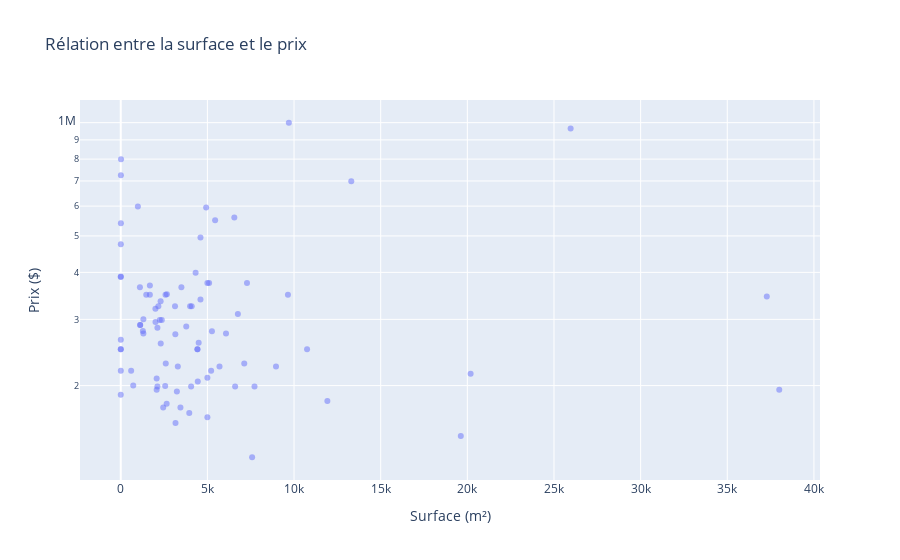

Source (notebook cell):
### Code cell
import plotly.express as px

fig = px.scatter(pandas_data, 
                 x="surface", 
                 y="price",
                 opacity=0.5,
                 title="Rélation entre la surface et le prix",
                 labels={"surface": "Surface (m²)", "price": "Prix ($)"},
                 hover_data=["city", "street"])

fig.update_yaxes(type="log")  # Échelle logarithmique pour les prix
fig.update_layout(showlegend=False)

fig.show()

### Figure 1 — Plotly figure (JSON) as saved in the notebook; plotly's stock layout.template omitted (floating-point values rounded to 4 significant figures; data arrays with more than 128 entries replaced by an {"elided": "..."} marker saying what was removed)
{"data": [{"customdata": {"elided": "87x2 str values"}, "hovertemplate": "Surface (m²)=%{x}<br>Prix ($)=%{y}<br>city=%{customdata[0]}<br>street=%{customdata[1]}<extra></extra>", "legendgroup": "", "marker": {"color": "#636efa", "opacity": 0.5, "symbol": "circle"}, "mode": "markers", "name": "", "orientation": "v", "showlegend": false, "type": "scatter", "x": [6073, 19623, 5000, 6599, 7126, 37280, 10751, 3444, 9648, 2597, 37999, 3239, 5262, 5216, 2072, 3954, 7285, 0, 4445, 0, 2307, 5098, 3293, 2116, 2255, 0, 3160, 4600, 3150, 4060, 5000, 2563, 2170, 4928, 8959, 5445, 3500, 7581, 2072, 4424, 2649, 4426, 4497, 1121, 5000, 20189, 3780, 2369, 6759, 4.6, 25960, 8.489, 6554, 1680, 8.227, 3.255, 1306, 4320, 1121, 3131, 11923, 3.25, 2660, 1471, 16.15, 7718, 988, 3.625, 4000, 1277, 600, 5699, 2450, 2000, 4095, 2116, 9700, 4600, 2.597, 2583, 1680, 2005, 13303, 2300, 1306, 1106, 720], "xaxis": "x", "y": [275000, 147000, 164900, 199000, 229000, 345000, 250000, 175000, 349000, 229000, 195000, 193000, 279000, 219000, 209000, 169000, 374999, 189000, 205000, 249900, 259000, 374900, 224900, 199000, 299000, 389000, 159000, 339000, 274000, 199000, 209900, 199500, 325000, 595000, 224900, 549900, 365000, 129000, 195000, 249900, 179000, 249900, 259900, 289900, 374900, 215000, 287000, 299000, 310000, 475000, 965000, 725000, 559900, 369000, 539900, 250000, 275000, 399000, 289900, 325000, 182000, 219000, 349900, 349000, 799000, 199000, 599000, 265000, 324900, 279500, 219000, 224900, 174900, 319900, 325000, 285000, 999500, 495000, 390000, 349000, 349000, 295000, 699000, 335000, 299999, 365000, 199999], "yaxis": "y"}], "layout": {"legend": {"tracegroupgap": 0}, "showlegend": false, "title": {"text": "Rélation entre la surface et le prix"}, "xaxis": {"anchor": "y", "domain": [0, 1], "title": {"text": "Surface (m²)"}}, "yaxis": {"anchor": "x", "domain": [0, 1], "title": {"text": "Prix ($)"}, "type": "log"}}}
